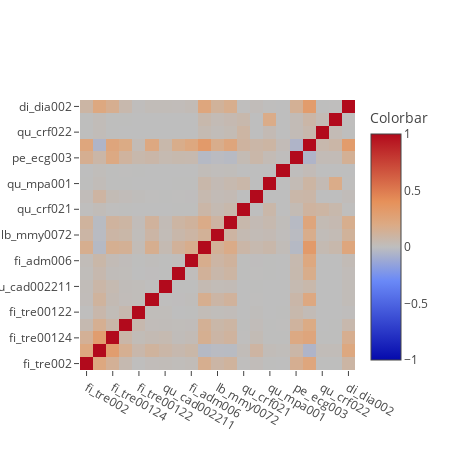

The notebook cell saved with this chart:
### Markdown cell above
### Correlations

To get a sense of how the features relate to one another, the correlation between 
them is analyzed in the next section. The correlation denotes how strongly two features are 
linked. A high correlation (close to 1 or -1) means that two features are very closely related, 
while a correlation close to 0 means that there is no linear interdependency between the features.

The correlation is reported in a colored matrix, where blue denotes a negative and red denotes 
a positive correlation.

### Code cell
descr.correlation_threshold = 0.4

corr = descr.correlation_description(spn, dictionary)

### Figure 1 — Plotly figure (JSON) as saved in the notebook; plotly's stock layout.template omitted (floating-point values rounded to 4 significant figures; data arrays with more than 128 entries replaced by an {"elided": "..."} marker saying what was removed)
{"data": [{"colorbar": {"title": "Colorbar"}, "colorscale": "RdBu", "type": "heatmap", "x": ["fi_tre002", "fi_tre00125", "fi_tre00124", "fi_tre00123", "fi_tre00122", "pe_ecg0041", "qu_cad002211", "pe_ecg004", "fi_adm006", "lb_mmy0061", "lb_mmy0072", "lb_mmy0012", "qu_crf021", "pe_ecg002", "qu_mpa001", "pe_ecg006", "pe_ecg003", "lb_mmy0062", "qu_crf022", "qu_mpa0011", "di_dia002"], "y": ["fi_tre002", "fi_tre00125", "fi_tre00124", "fi_tre00123", "fi_tre00122", "pe_ecg0041", "qu_cad002211", "pe_ecg004", "fi_adm006", "lb_mmy0061", "lb_mmy0072", "lb_mmy0012", "qu_crf021", "pe_ecg002", "qu_mpa001", "pe_ecg006", "pe_ecg003", "lb_mmy0062", "qu_crf022", "qu_mpa0011", "di_dia002"], "z": {"elided": "21x21 float values"}, "zmax": 1, "zmin": -1}], "layout": {"height": 450, "title": null, "width": 450}}
